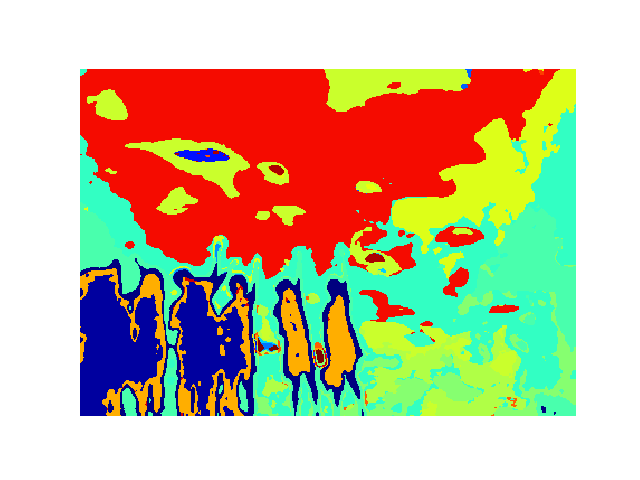
#> input picture CV_HW2/test.png, 640 x 480 px, given in place of img05.jpg, which was not available
$ python houghTrans.py
#> lines starting #> are read from the running program, lines starting #| are printed output that depends on the picture; after the words box and inside, x2 and y2 are one past the last pixel; in counts of white or black regions, pixels touching at a corner belong together; pictures that were not available may be replaced by others from this repository, and a replacement may not be noted
import cv2
import numpy as np
#import matplotlib.pyplot as plt
#import pdb
#import argparse


def myHough(img_name,ce_params,hl_params):

    for line in hl_params:
        x_1, y_1, x_2, y_2 = line[0]
        cv2.line(img_name, (x_1, y_1), (x_2, y_2), (0, 255, 0), 2)

if __name__=="__main__":

    img_name = cv2.imread('img05.jpg')
#> img_name is the input picture: shape (480, 640, 3); mean B, G, R 156.1, 187.4, 199.5
    gray = cv2.cvtColor(img_name,cv2.COLOR_BGR2GRAY)
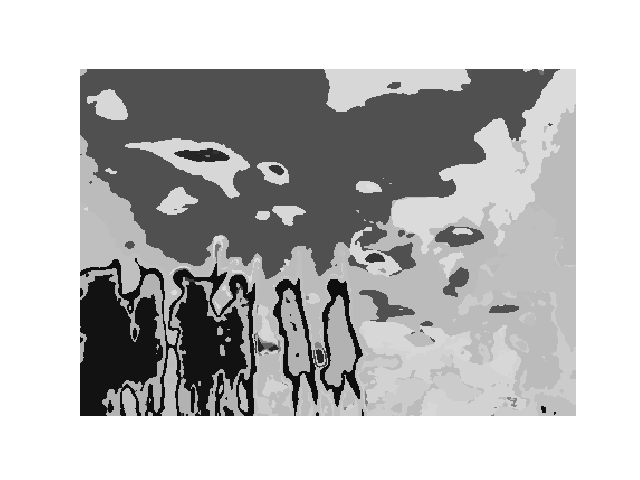
#> gray: shape (480, 640); min 14, max 255, mean 187.5
    ce_params = cv2.Canny(gray,150,200,apertureSize = 3)
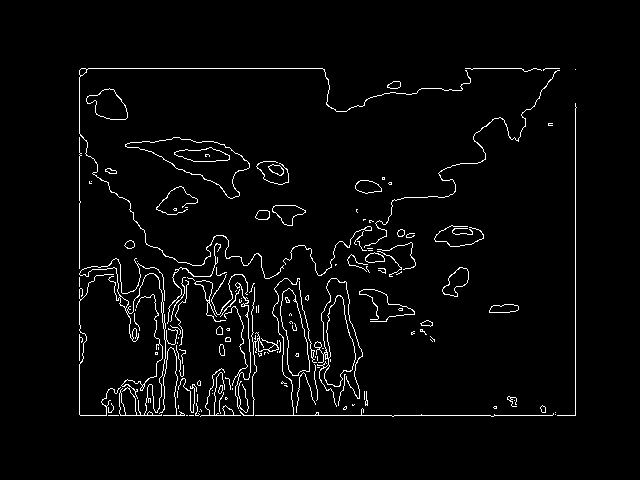
#> ce_params: shape (480, 640); 3.1% white in thin lines or dots, all inside (x1, y1, x2, y2) = (79, 68, 577, 417)
    hl_params = cv2.HoughLinesP(ce_params,1,np.pi/180,40, minLineLength = 40, maxLineGap = 4)
#> hl_params = [[80, 415, 575, 415], [79, 414, 79, 70], [575, 414, 575, 103], [81, 68, 322, 68], [248, 326, 250, 368], [176, 317, 183, 277]]
    myHough(img_name, ce_params,hl_params)
#> the loop in myHough, `for line in hl_params:` made 6 passes
#> after the loop in myHough, `for line in hl_params:`:
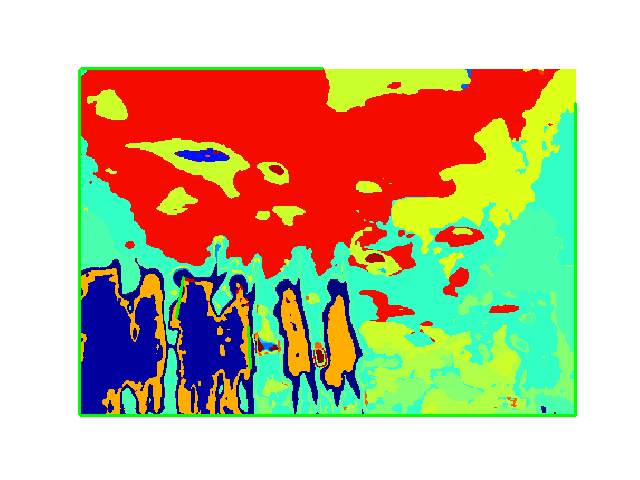
#> img_name: shape (480, 640, 3); 1.45% of pixels changed, all inside (x1, y1, x2, y2) = (78, 67, 577, 417)
    cv2.imshow('image', img_name)
    cv2.imwrite('img05_hlines.jpg', img_name)
    k = cv2.waitKey(0)
#> (key Esc is pressed here)
    cv2.destroyAllWindows()
